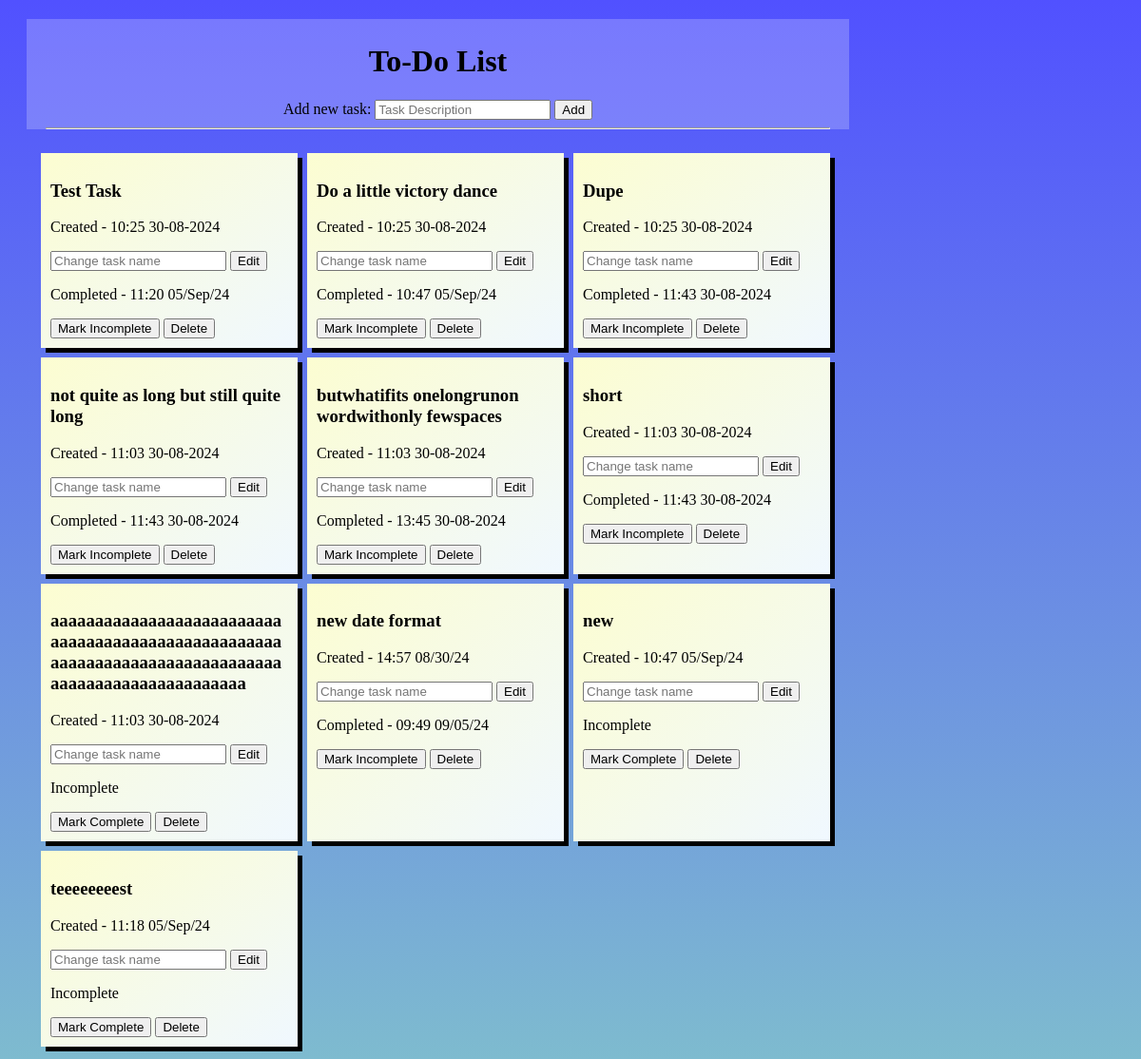
Before: / with the older database file.
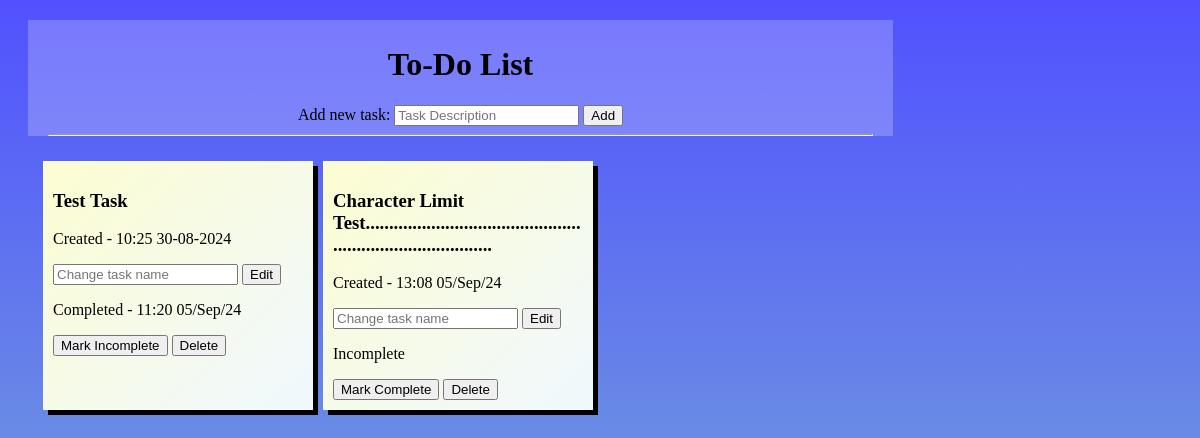
After: the same page with the newer database file.
### website/models.py (models this page shows)
class Todo(db.Model):
    id=db.Column(db.Integer, primary_key=True)
    task=db.Column(db.String(300), unique=True)
    complete=db.Column(db.Boolean, default=False)
    date=db.Column(db.String, default=datetime.now().strftime("%H:%M %d/%b/%y"))
    completed_date=db.Column(db.String, default="")

### website/views.py (the view)
@my_view.route("/")
def home():
    todo_list=Todo.query.all()
    error=request.args.get("error", None)
    message=request.args.get("message",None)
    return render_template("index.html", todo_list=todo_list, error=error, message=message)

### website/templates/index.html (shortened to what this page needs)
<!DOCTYPE html>
<html lang="en">
<head>
    <link rel="stylesheet" href="{{ url_for('static',filename='style.css')}}">
</head>
<body>
    <div class="top">
        <h1>To-Do List</h1>
        <form action="/add" method="post">
            <div>
                <label>Add new task:</label>
                <input type="text" name="task" placeholder="Task Description" maxlength="100" required>
                <button type="submit">Add</button>
            </div>
        </form>
        <hr>
    </div>
    <div class="container">
    {% for todo in todo_list %}
        <div class="todo_box">
            <h3>{{todo.task}}</h3>
            <p>Created - {{todo.date}}</p>
            <form action="/edit/{{ todo.id }}" method="post">
                <input type="text" name="edit" maxlength="100" placeholder="Change task name" required>
                <button type="submit">Edit</button>
            </form>
            {% if todo.complete==False %}
                <p>Incomplete</p>
                <a href="/update/{{ todo.id }}"><button>Mark Complete</button></a>
            {% else %}
                <p>Completed - {{todo.completed_date}}</p>
                <a href="/update/{{ todo.id }}"><button>Mark Incomplete</button></a>
            {% endif %}
            <a href="/delete/{{ todo.id }}"><button>Delete</button></a>
        </div>
    {% endfor %}
    </div>
</body>
</html>

### website/static/style.css (style rules this page uses)
body { background-image: linear-gradient(rgb(81, 81, 255), rgb(126, 187, 207)); background-attachment:fixed; }
div.top { background-color:rgba(255, 255, 255, 0.225); max-width:825px; margin:20px; padding-right:20px; padding-left:20px; padding-top:5px; text-align:center; font-family:Garamond }
div.container { padding-left:30px; display:grid; grid-template-columns: 280px 280px 280px; }
div.todo_box { background-image: linear-gradient(to bottom right, rgb(252, 253, 209), aliceblue); margin:5px; width:250px; display:inline-block; padding:10px; box-shadow: 5px 5px black; font-family:Garamond }
h3 { word-wrap:break-word }

Changed rows visible on the page:
removed Todo: task "Dupe", date "10:25 30-08-2024", completed_date "11:43 30-08-2024"
removed Todo: task "not quite as long but still quite long", date "11:03 30-08-2024", completed_date "11:43 30-08-2024"
removed Todo: task "butwhatifits onelongrunon wordwithonly fewspaces", date "11:03 30-08-2024", completed_date "13:45 30-08-2024"
removed Todo: task "short", date "11:03 30-08-2024", completed_date "11:43 30-08-2024"
removed Todo: task "aaaaaaaaaaaaaaaaaaaaaaaaaaaaaaaaaaaaaaaaaaaaaaaaaaaaaaaaaaaaaaaaaaaaaaaaaaaaaaaaaaaaaaaaaaaaaaaaaaaa", date "11:03 30-08-2024"
removed Todo: task "new date format", date "14:57 08/30/24", completed_date "09:49 09/05/24"
removed Todo: task "new", date "10:47 05/Sep/24"
removed Todo: task "teeeeeeeest", date "11:18 05/Sep/24"
changed Todo: task "Do a little victory dance" → "Character Limit Test................................................................................"; date "10:25 30-08-2024" → "13:08 05/Sep/24"; completed_date "10:47 05/Sep/24" → (not shown); complete "Completed - Mark Incomplete" → "Incomplete Mark Complete"
